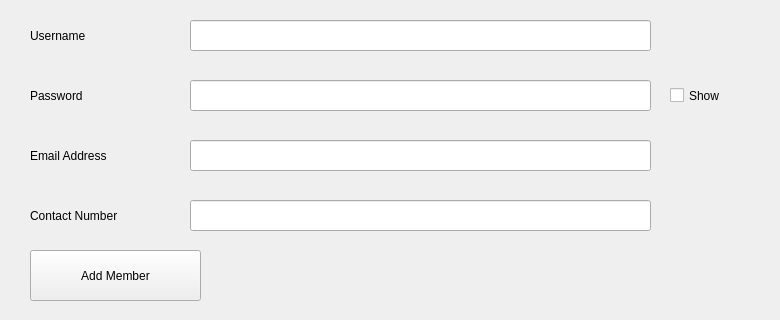
<?xml version="1.0" encoding="UTF-8"?>
<ui version="4.0">
 <class>AddMember</class>
 <widget class="QWidget" name="AddMember">
  <property name="geometry">
   <rect>
    <x>0</x>
    <y>0</y>
    <width>780</width>
    <height>320</height>
   </rect>
  </property>
  <property name="minimumSize">
   <size>
    <width>780</width>
    <height>320</height>
   </size>
  </property>
  <property name="windowTitle">
   <string>Form</string>
  </property>
  <widget class="QLabel" name="label_2">
   <property name="geometry">
    <rect>
     <x>30</x>
     <y>20</y>
     <width>71</width>
     <height>31</height>
    </rect>
   </property>
   <property name="text">
    <string>Username</string>
   </property>
  </widget>
  <widget class="QLineEdit" name="usernameEntry">
   <property name="geometry">
    <rect>
     <x>190</x>
     <y>20</y>
     <width>461</width>
     <height>31</height>
    </rect>
   </property>
  </widget>
  <widget class="QLabel" name="label_3">
   <property name="geometry">
    <rect>
     <x>30</x>
     <y>80</y>
     <width>71</width>
     <height>31</height>
    </rect>
   </property>
   <property name="text">
    <string>Password</string>
   </property>
  </widget>
  <widget class="QLineEdit" name="passwordEntry">
   <property name="geometry">
    <rect>
     <x>190</x>
     <y>80</y>
     <width>461</width>
     <height>31</height>
    </rect>
   </property>
   <property name="echoMode">
    <enum>QLineEdit::Password</enum>
   </property>
  </widget>
  <widget class="QCheckBox" name="showPassword">
   <property name="geometry">
    <rect>
     <x>670</x>
     <y>80</y>
     <width>71</width>
     <height>31</height>
    </rect>
   </property>
   <property name="text">
    <string>Show</string>
   </property>
  </widget>
  <widget class="QLabel" name="label_4">
   <property name="geometry">
    <rect>
     <x>30</x>
     <y>140</y>
     <width>141</width>
     <height>31</height>
    </rect>
   </property>
   <property name="text">
    <string>Email Address</string>
   </property>
  </widget>
  <widget class="QLineEdit" name="emailEntry">
   <property name="geometry">
    <rect>
     <x>190</x>
     <y>140</y>
     <width>461</width>
     <height>31</height>
    </rect>
   </property>
  </widget>
  <widget class="QLineEdit" name="cntctEntry">
   <property name="geometry">
    <rect>
     <x>190</x>
     <y>200</y>
     <width>461</width>
     <height>31</height>
    </rect>
   </property>
  </widget>
  <widget class="QLabel" name="label_5">
   <property name="geometry">
    <rect>
     <x>30</x>
     <y>200</y>
     <width>141</width>
     <height>31</height>
    </rect>
   </property>
   <property name="text">
    <string>Contact Number</string>
   </property>
  </widget>
  <widget class="QPushButton" name="pushButton">
   <property name="geometry">
    <rect>
     <x>30</x>
     <y>250</y>
     <width>171</width>
     <height>51</height>
    </rect>
   </property>
   <property name="text">
    <string>Add Member</string>
   </property>
  </widget>
 </widget>
 <resources/>
 <connections/>
</ui>
